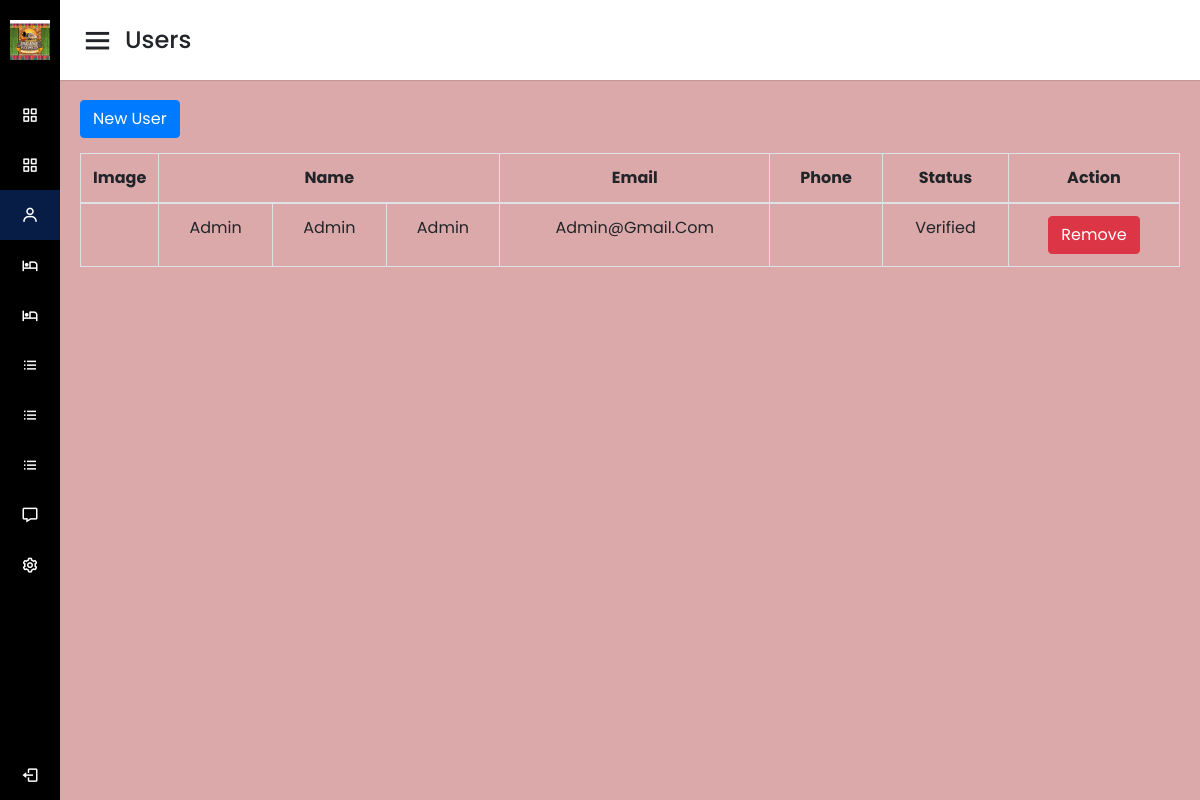
/admin/guests.php (signed in), run on the app's committed database.
### tables this page shows
CREATE TABLE `users` (
  `id` int(11) NOT NULL,
  `fname` varchar(255) NOT NULL,
  `mname` varchar(255) NOT NULL,
  `lname` varchar(255) NOT NULL,
  `email` varchar(255) NOT NULL,
  `phone` varchar(255) NOT NULL,
  `password` varchar(255) NOT NULL,
  `status` int(11) NOT NULL,
  `verification_token` varchar(255) NOT NULL,
  `user_level` varchar(255) NOT NULL,
  `image` text NOT NULL
);

### admin/guests.php (the view, shortened to what this page needs)
<?php
if (isset($_SESSION['user_id']) && $_SESSION['role'] === "Administrator") {
  include_once "../function/dashboard.php";
  ?>
  <!DOCTYPE html>
  <html lang="en" dir="ltr">
  <head>
    <link rel="stylesheet" href="../css/admin_style.css">
    <link rel="stylesheet" href="https://stackpath.bootstrapcdn.com/bootstrap/4.3.1/css/bootstrap.min.css""
">
    <link href='https://unpkg.com/boxicons@2.0.7/css/boxicons.min.css' rel='stylesheet'>
  </head>
  <body>
    <div class="sidebar">
      <div class="logo-details">
        <img src="../img/Pagana_logo.png" width="40" height="40" style="margin-left: 10px;" alt="">
        <span class="logo_name">Pagana Kutawato</span>
      </div>
      <ul class="nav-links">
        <li>
          <a href="dashboard.php">
            <i class='bx bx-grid-alt'></i>
            <span class="links_name">Dashboard</span>
          </a>
        </li>
        <li>
          <a href="user.php">
            <i class='bx bx-grid-alt'></i>
            <span class="links_name">Guests</span>
          </a>
        </li>
        <li>
          <a href="guests.php" class="active">
            <i class='bx bx-user'></i>
            <span class="links_name">Users</span>
          </a>
        </li>
        <li>
          <a href="room.php">
            <i class='bx bx-hotel'></i>
            <span class="links_name">Room</span>
          </a>
        </li>
        <li>
          <a href="roomavail.php">
            <i class='bx bx-hotel'></i>
            <span class="links_name">Room Booking</span>
          </a>
        </li>
        <li>
          <a href="amenities.php">
            <i class='bx bx-list-ul'></i>
            <span class="links_name">Amenities</span>
          </a>
        </li>
        <li>
          <a href="reservations.php">
            <i class='bx bx-list-ul'></i>
            <span class="links_name">Reservation</span>
          </a>
        </li>
        <li>
          <a href="reports.php">
            <i class='bx bx-list-ul'></i>
            <span class="links_name">Reports</span>
          </a>
        </li>
        <li>
          <a href="help_desk.php">
            <i class='bx bx-message'></i>
            <span class="links_name">Help Desk</span>
          </a>
        </li>
        <li>
          <a href="settings.php">
            <i class='bx bx-cog'></i>
            <span class="links_name">Setting</span>
          </a>
        </li>
        <li class="log_out">
          <a href="logout.php">
            <i class='bx bx-log-out'></i>
            <span class="links_name">Log out</span>
          </a>
        </li>
      </ul>
    </div>
    <section class="home-section" style="background:#dba9a9">
      <nav>
        <div class="sidebar-button">
          <i class='bx bx-menu sidebarBtn'></i>
          <span class="dashboard">Users</span>
        </div>
      </nav>
      <div class="home-content">
        <div class="overview-boxes" style=" position: absolute;display: block;top: 100px;">
          <button type="button" class="btn btn-primary" data-toggle="modal" data-target="#loginModal">
            New User
          </button>
          <div class="home-content" style="overflow: hidden; padding-top: 15px;">
            <div class="tables table-responsive">
              <table class="table table-bordered">
                <thead>
                  <tr>
                    <th style="text-align: center; width: 5%;">Image</th>
                    <th style="text-align: center;" colspan="3">Name</th>
                    <th style="text-align: center;">Email</th>
                    <th style="text-align: center;">Phone</th>
                    <th style="text-align: center;">Status</th>
                    <th style="text-align: center;">Action</th>
                  </tr>
                </thead>
                <tbody>
                  <?php
                  $stmt = $conn->prepare("SELECT * FROM users  ORDER BY id DESC");
                  $stmt->execute();
                  $result = $stmt->get_result();
                  while ($row = $result->fetch_assoc()) {
                    $userId = $row['id'];
                    $userFName = $row['fname'];
                    $userMName = $row['mname'];
                    $userLName = $row['lname'];
                    $userEmail = $row['email'];
                    $userStatus = $row['status'];
                    $userLevel = $row['user_level'];
                    if ($userLevel !== 'Guest') {
                      ?>
                      <tr>
                        <td style="text-align: center; text-transform: capitalize ">
                        </td>
                        <td style="text-align: center; text-transform: capitalize ">
                          <?php echo $userFName; ?>
                        </td>
                        <td style="text-align: center; text-transform: capitalize ">
                          <?php echo $userMName; ?>
                        </td>
                        <td style="text-align: center; text-transform: capitalize ">
                          <?php echo $userLName; ?>
                        </td>
                        <td style="text-align: center; text-transform: capitalize ">
                          <?php echo $userEmail; ?>
                        </td>
                        <td style="text-align: center; text-transform: capitalize ">
                        </td>
                        <?php if ($userStatus == false) {
                          ?>
                          <td style="text-align: center; text-transform: capitalize ">Unverified</td>
                          <?php
                        } elseif ($userStatus == true) {
                          ?>
                          <td style="text-align: center; text-transform: capitalize ">Verified</td>
                          <?php
                        }
                        ?>
                        <td style="text-align: center; text-transform: capitalize ">
                          <a href="user.php?id=<?php echo $userId; ?>" class="btn btn-danger">Remove</a>
                        </td>
                      </tr>
                      <?php
                    } else {
                    }
                  }
                  ?>
                </tbody>
              </table>
            </div>
          </div>
        </div>
      </div>
    </section>
  </body>
  </html>
  <?php
  exit();
} elseif (isset($_SESSION['user_id']) && $_SESSION['role'] === "Guest") {
  header("Location: ../index.php");
}
?>

### css/admin_style.css (style rules this page uses)
* { margin: 0; padding: 0; box-sizing: border-box; font-family: 'Poppins', sans-serif; }
.sidebar { position: fixed; height: 100%; width: 240px; background: black; transition: all 0.5s ease; }
.sidebar .logo-details { height: 80px; display: flex; align-items: center; }
.sidebar .logo-details .logo_name { color: #fff; font-size: 15px; font-weight: 500; margin-left: 10px; }
.sidebar .nav-links { margin-top: 10px; }
.sidebar .nav-links li { position: relative; list-style: none; height: 50px; }
.sidebar .nav-links li a { height: 100%; width: 100%; display: flex; align-items: center; text-decoration: none; transition: all 0.4s ease; }
.sidebar .nav-links li a.active { background: #081D45; }
.sidebar .nav-links li i { min-width: 60px; text-align: center; font-size: 18px; color: #fff; }
.sidebar .nav-links li a .links_name { color: #fff; font-size: 15px; font-weight: 400; white-space: nowrap; }
.sidebar .nav-links .log_out { position: absolute; bottom: 0; width: 100%; }
.home-section { position: relative; background: #f5f5f5; min-height: 100vh; width: calc(100% - 240px); left: 240px; transition: all 0.5s ease; }
.home-section nav { display: flex; justify-content: space-between; height: 80px; background: #fff; display: flex; align-items: center; position: fixed; width: calc(100% - 240px); left: 240px; z-index: 100; padding: 0 20px; box-shadow: 0 1px 1px rgba(0, 0, 0, 0.1); transition: all 0.5s ease; }
.home-section nav .sidebar-button { display: flex; align-items: center; font-size: 24px; font-weight: 500; }
nav .sidebar-button i { font-size: 35px; margin-right: 10px; }
.home-section .home-content { position: relative; padding-top: 104px; }
.home-content .overview-boxes { display: flex; align-items: center; justify-content: space-between; flex-wrap: wrap; padding: 0 20px; margin-bottom: 26px; }
@media (max-width: 1240px) { .sidebar { width: 60px; } }
@media (max-width: 1240px) { .home-section { width: calc(100% - 60px); left: 60px; } }
@media (max-width: 1240px) { .home-section nav { width: calc(100% - 60px); left: 60px; } }

### data on the page
users: fname "Admin", mname "Admin", lname "Admin", email "Admin@gmail.com", status "Verified"
